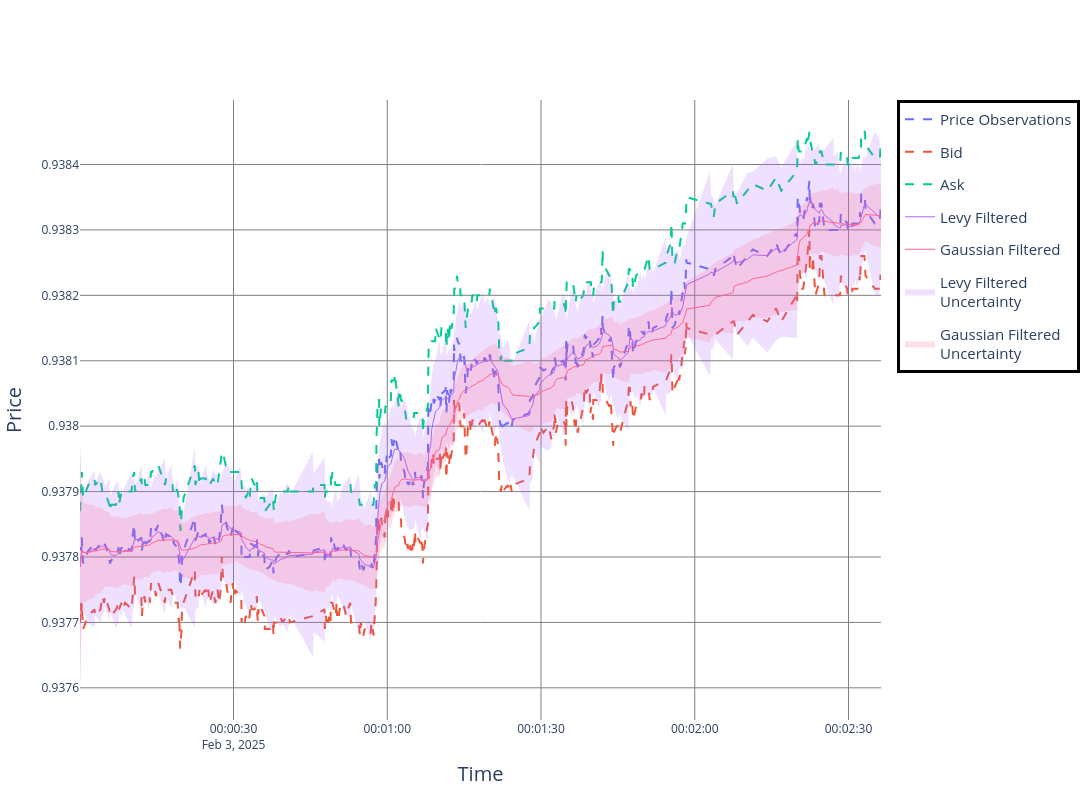

This figure's notebook cell:
### Code cell
## Plotting
file_path = Path(folder_path + rf"\TrackingPlot.html")
file_path.parent.mkdir(parents=True, exist_ok=True)
particle_plotter_dict[label]= Plotterly(autosize=False, width=1500,height=800, dimension=Dimension.ONE, axis_labels=[label])
if i==0:
    particle_plotter_dict[label].plot_ground_truths(observed_mid, [i], truths_label="Price Observations")
    particle_plotter_dict[label].plot_ground_truths(observed_bid, [i], truths_label="Bid")
    particle_plotter_dict[label].plot_ground_truths(observed_ask, [i], truths_label="Ask")

particle_plotter_dict[label].plot_tracks(LP_track, [i],mode="lines",uncertainty=uncertainty,particle=particle,plot_particle_paths=plot_particle_paths, track_label="Levy Filtered",line=dict(width=1))
particle_plotter_dict[label].plot_tracks(GP_track, [i],mode="lines",uncertainty=uncertainty,particle=particle,plot_particle_paths=plot_particle_paths, track_label="Gaussian Filtered",line=dict(width=1))
if plot_smooth is True:
    from stonesoup.smoother.particle import CarterKohnSmoother, MarginalisedKalmanSmoother, ParticleSmoother
    particlesmoother=ParticleSmoother()
    culled_track=particlesmoother.particle_paths(track=LP_track)

    RTSsmoother=MarginalisedKalmanSmoother()
    RTS_track=RTSsmoother.smooth(track=LP_track)

    CKsmoother=CarterKohnSmoother()
    CK_track=CKsmoother.smooth(track=LP_track)
    particle_plotter_dict[label].plot_tracks(culled_track, [i],mode="lines",uncertainty=uncertainty,particle=particle,plot_particle_paths=plot_particle_paths, track_label="culled",line=dict(width=1))
    particle_plotter_dict[label].plot_tracks(RTS_track, [i],mode="lines",uncertainty=uncertainty,particle=particle,plot_particle_paths=plot_particle_paths, track_label="RTS",line=dict(width=1))
    particle_plotter_dict[label].plot_tracks(CK_track, [i],mode="lines",uncertainty=uncertainty,particle=particle,plot_particle_paths=plot_particle_paths, track_label="CK",line=dict(width=1))

particle_plotter_dict[label].fig.update_layout( 
    plot_bgcolor="white",  # Set background color to white
    xaxis=dict(
        showgrid=True,
        gridcolor="gray",      # Keep the grid
        title=dict(text="Time", font=dict(size=20)),  # Add large label
    ),
    yaxis=dict(
        showgrid=True,
        gridcolor="gray",      # Keep the grid
        title=dict(text=label, font=dict(size=20)),  # Add large label
    ),
    legend=dict(
        font=dict(size=15),       # Make the legend font larger
        # orientation='v',
        # xanchor="auto",         # Center the legend
        # yanchor="auto",           # Align the legend to the bottom of the plot
        bordercolor="Black",
        borderwidth=3,
        # y=+0.45,                   # Position it above the graph
        # x=0.6                    # Center it horizontally
    ),
)
particle_plotter_dict[label].fig.write_html(str(file_path))
particle_plotter_dict[label].fig.show()

### Figure 1 — Plotly figure (JSON) as saved in the notebook; plotly's stock layout.template omitted (floating-point values rounded to 4 significant figures; data arrays with more than 128 entries replaced by an {"elided": "..."} marker saying what was removed)
{"data": [{"legendgroup": "Price Observations", "legendrank": 100, "line": {"dash": "dash"}, "mode": "lines", "name": "Price Observations", "showlegend": true, "text": {"elided": "450 str values"}, "type": "scatter", "x": {"elided": "450 str values"}, "y": {"elided": "450 float values"}}, {"legendgroup": "Bid", "legendrank": 100, "line": {"dash": "dash"}, "mode": "lines", "name": "Bid", "showlegend": true, "text": {"elided": "450 str values"}, "type": "scatter", "x": {"elided": "450 str values"}, "y": {"elided": "450 float values"}}, {"legendgroup": "Ask", "legendrank": 100, "line": {"dash": "dash"}, "mode": "lines", "name": "Ask", "showlegend": true, "text": {"elided": "450 str values"}, "type": "scatter", "x": {"elided": "450 str values"}, "y": {"elided": "450 float values"}}, {"legendgroup": "Levy Filtered", "legendrank": 300, "line": {"width": 1}, "marker": {"symbol": {"elided": "450 str values"}}, "mode": "lines", "name": "Levy Filtered", "showlegend": true, "text": {"elided": "450 str values"}, "type": "scatter", "x": {"elided": "450 str values"}, "y": {"elided": "450 float values"}}, {"fillcolor": "rgba(171,99, 250, 0.2)", "hoverinfo": "skip", "legendgroup": "Levy Filtered<br>Uncertainty", "legendrank": 310, "line": {"width": 0}, "mode": "lines", "name": "Levy Filtered<br>Uncertainty", "opacity": 1, "showlegend": false, "type": "scatter", "x": {"elided": "450 str values"}, "y": {"elided": "450 float values"}}, {"fill": "tonexty", "fillcolor": "rgba(171,99, 250, 0.2)", "hoverinfo": "skip", "legendgroup": "Levy Filtered<br>Uncertainty", "legendrank": 310, "line": {"width": 0}, "mode": "lines", "name": "Levy Filtered<br>Uncertainty", "opacity": 1, "showlegend": true, "type": "scatter", "x": {"elided": "450 str values"}, "y": {"elided": "450 float values"}}, {"legendgroup": "Gaussian Filtered", "legendrank": 300, "line": {"width": 1}, "marker": {"symbol": {"elided": "450 str values"}}, "mode": "lines", "name": "Gaussian Filtered", "showlegend": true, "text": {"elided": "450 str values"}, "type": "scatter", "x": {"elided": "450 str values"}, "y": {"elided": "450 float values"}}, {"fillcolor": "rgba(255,102, 146, 0.2)", "hoverinfo": "skip", "legendgroup": "Gaussian Filtered<br>Uncertainty", "legendrank": 310, "line": {"width": 0}, "mode": "lines", "name": "Gaussian Filtered<br>Uncertainty", "opacity": 1, "showlegend": false, "type": "scatter", "x": {"elided": "450 str values"}, "y": {"elided": "450 float values"}}, {"fill": "tonexty", "fillcolor": "rgba(255,102, 146, 0.2)", "hoverinfo": "skip", "legendgroup": "Gaussian Filtered<br>Uncertainty", "legendrank": 310, "line": {"width": 0}, "mode": "lines", "name": "Gaussian Filtered<br>Uncertainty", "opacity": 1, "showlegend": true, "type": "scatter", "x": {"elided": "450 str values"}, "y": {"elided": "450 float values"}}], "layout": {"autosize": false, "colorway": ["#636EFA", "#EF553B", "#00CC96", "#AB63FA", "#FFA15A", "#19D3F3", "#FF6692", "#B6E880", "#FF97FF", "#FECB52"], "height": 800, "legend": {"bordercolor": "Black", "borderwidth": 3, "font": {"size": 15}}, "plot_bgcolor": "white", "width": 1500, "xaxis": {"gridcolor": "gray", "showgrid": true, "title": {"font": {"size": 20}, "text": "Time"}}, "yaxis": {"gridcolor": "gray", "showgrid": true, "title": {"font": {"size": 20}, "text": "Price"}}}}
